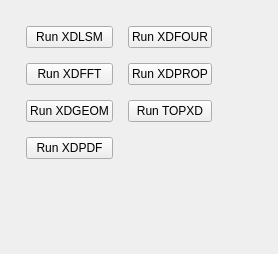
      <widget class="QWidget" name="tab_8">
       <property name="autoFillBackground">
        <bool>true</bool>
       </property>
       <attribute name="title">
        <string>XD Programs</string>
       </attribute>
       <layout class="QGridLayout" name="gridLayout_2">
        <item row="0" column="0">
         <layout class="QVBoxLayout" name="verticalLayout_17">
          <property name="leftMargin">
           <number>10</number>
          </property>
          <property name="topMargin">
           <number>10</number>
          </property>
          <property name="rightMargin">
           <number>10</number>
          </property>
          <property name="bottomMargin">
           <number>10</number>
          </property>
          <item>
           <layout class="QHBoxLayout" name="horizontalLayout_5" stretch="3,1">
            <property name="topMargin">
             <number>0</number>
            </property>
            <item>
             <layout class="QGridLayout" name="gridLayout_8">
              <property name="leftMargin">
               <number>5</number>
              </property>
              <property name="topMargin">
               <number>5</number>
              </property>
              <property name="rightMargin">
               <number>5</number>
              </property>
              <property name="bottomMargin">
               <number>5</number>
              </property>
              <property name="spacing">
               <number>15</number>
              </property>
              <item row="2" column="0">
               <widget class="QPushButton" name="pkgXDGEOMBut">
                <property name="maximumSize">
                 <size>
                  <width>300</width>
                  <height>16777215</height>
                 </size>
                </property>
                <property name="text">
                 <string>Run XDGEOM</string>
                </property>
               </widget>
              </item>
              <item row="0" column="1">
               <widget class="QPushButton" name="pkgXDFOURBut">
                <property name="maximumSize">
                 <size>
                  <width>300</width>
                  <height>16777215</height>
                 </size>
                </property>
                <property name="text">
                 <string>Run XDFOUR</string>
                </property>
               </widget>
              </item>
              <item row="1" column="1">
               <widget class="QPushButton" name="pkgXDPROPBut">
                <property name="maximumSize">
                 <size>
                  <width>300</width>
                  <height>16777215</height>
                 </size>
                </property>
                <property name="text">
                 <string>Run XDPROP</string>
                </property>
               </widget>
              </item>
              <item row="1" column="0">
               <widget class="QPushButton" name="pkgXDFFTBut">
                <property name="text">
                 <string>Run XDFFT</string>
                </property>
               </widget>
              </item>
              <item row="0" column="0">
               <widget class="QPushButton" name="pkgXDLSMBut">
                <property name="maximumSize">
                 <size>
                  <width>300</width>
                  <height>16777215</height>
                 </size>
                </property>
                <property name="text">
                 <string>Run XDLSM</string>
                </property>
               </widget>
              </item>
              <item row="2" column="1">
               <widget class="QPushButton" name="pkgTOPXDBut">
                <property name="maximumSize">
                 <size>
                  <width>300</width>
                  <height>16777215</height>
                 </size>
                </property>
                <property name="text">
                 <string>Run TOPXD</string>
                </property>
               </widget>
              </item>
              <item row="3" column="0">
               <widget class="QPushButton" name="pkgXDPDFBut">
                <property name="text">
                 <string>Run XDPDF</string>
                </property>
               </widget>
              </item>
              <item row="4" column="0">
               <widget class="QLabel" name="pkgXDLab">
                <property name="text">
                 <string/>
                </property>
               </widget>
              </item>
             </layout>
            </item>
            <item>
             <spacer name="horizontalSpacer_7">
              <property name="orientation">
               <enum>Qt::Horizontal</enum>
              </property>
              <property name="sizeHint" stdset="0">
               <size>
                <width>40</width>
                <height>20</height>
               </size>
              </property>
             </spacer>
            </item>
           </layout>
          </item>
          <item>
           <spacer name="verticalSpacer_15">
            <property name="orientation">
             <enum>Qt::Vertical</enum>
            </property>
            <property name="sizeHint" stdset="0">
             <size>
              <width>20</width>
              <height>40</height>
             </size>
            </property>
           </spacer>
          </item>
         </layout>
        </item>
       </layout>
      </widget>
